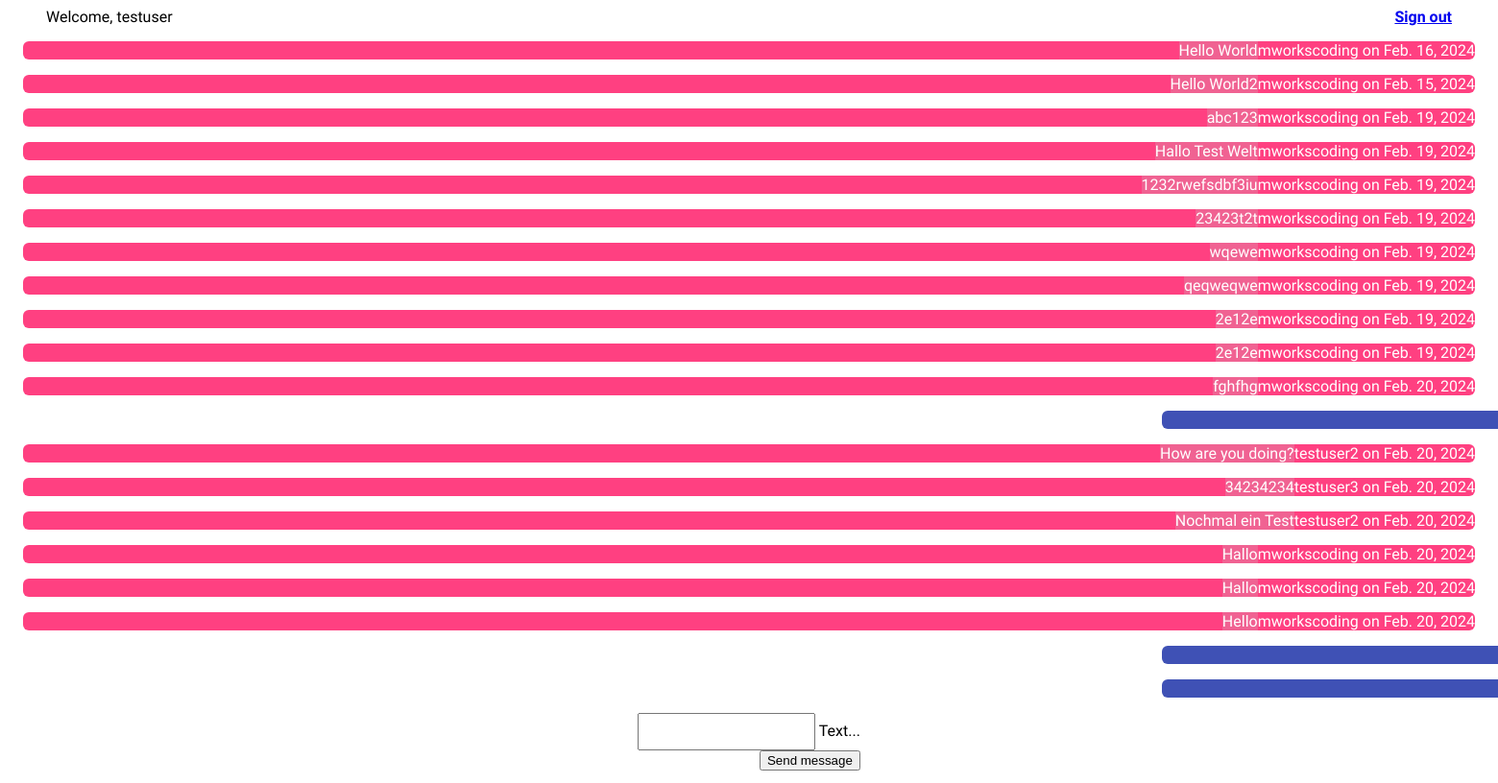
Before: /chat/ (signed in) with the older database file.
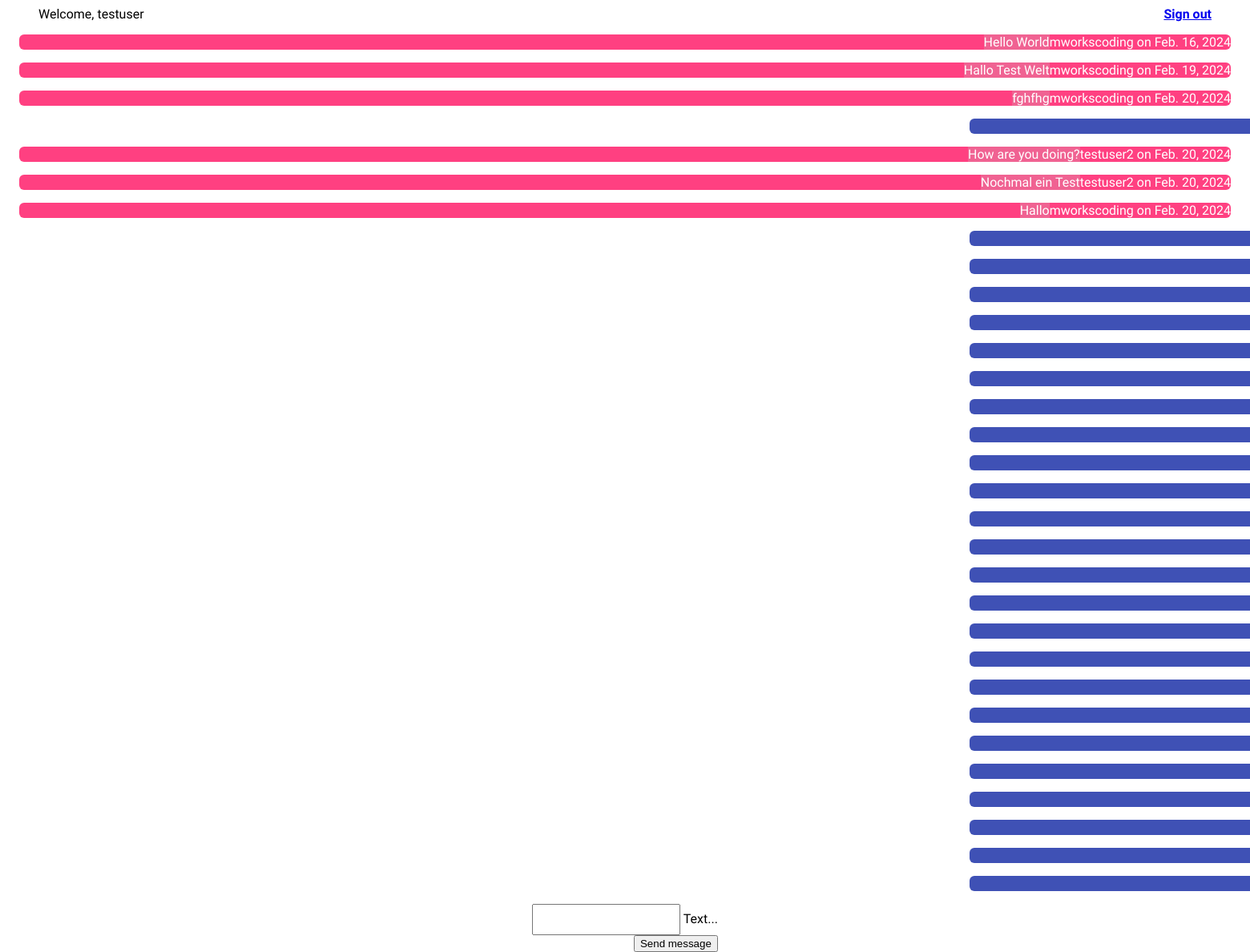
After: the same page with the newer database file.
### chat/models.py (models this page shows)
class Message(models.Model):
    text = models.CharField(max_length=500)
    created_at = models.DateField(default=date.today)
    chat = models.ForeignKey(Chat, on_delete=models.CASCADE, related_name='chat_message_set', default=None, blank=True, null=True)
    author = models.ForeignKey(settings.AUTH_USER_MODEL, on_delete=models.CASCADE, related_name='author_message_set')
    receiver = models.ForeignKey(settings.AUTH_USER_MODEL, on_delete=models.CASCADE, related_name='receiver_message_set')

### chat/views.py (the view, shortened to what this page needs)
# urls.py: path('chat/', index),
@login_required(login_url='/login/')#redirect if not logged in
def index(request):
    chatMessages = Message.objects.filter(chat__id=1)
    return render(request, 'chat/index.html', {'messages': chatMessages })

### chat/templates/chat/index.html (shortened to what this page needs)
{% extends "master.html" %} {% block content %}
<div class="chat-content">
  {% if request.user.is_authenticated %} {% for message in messages %}
  {% if message.author == request.user %}
  <div id="messageContainer">
    <div class="demo-card-square mdl-card mdl-shadow--2dp mdl-card-user">
    </div>
  </div>
  {% else %}
  <div class="demo-card-square mdl-card mdl-shadow--2dp mdl-card-not-user">
    <div class="mdl-card__supporting-text mdl-card-not-user-text">
      {{ message.text }}
    </div>
    <div class="mdl-card__actions mdl-card--border">
      <span class="mdl-card__supporting-text">
        {{ message.author.username }} on {{ message.created_at }}
      </span>
    </div>
  </div>
  {% endif %} {% endfor %}
  <div
    class="mdl-card__actions mdl-card--border mdl-card-center input-send-div"
  >
    <form onsubmit="sendMessage(); return false;" method="POST">
      <div class="mdl-textfield mdl-js-textfield mdl-textfield--floating-label">
        <input
          class="mdl-textfield__input"
          name="textmessage"
          type="text"
          id="messageField"
        />
        <label class="mdl-textfield__label" for="messageField">Text...</label>
      </div>
      <button
        class="mdl-button mdl-js-button mdl-button--raised mdl-button--colored"
      >
        Send message
      </button>
    </form>
  </div>
  {% else %}
  <p class="signin-signup mdl-card-center">
    You are not logged in. Please log in <a href="/login/"><b>here</b></a> to
    read your Messages
  </p>
</div>
{% endif %} {% endblock %}

Changed rows visible on the page:
removed Message: text "Hello World2", author.username "mworkscoding", created_at "Feb. 15, 2024"
removed Message: text "abc123", author.username "mworkscoding", created_at "Feb. 19, 2024"
removed Message: text "1232rwefsdbf3iu", author.username "mworkscoding", created_at "Feb. 19, 2024"
removed Message: text "23423t2t", author.username "mworkscoding", created_at "Feb. 19, 2024"
removed Message: text "wqewe", author.username "mworkscoding", created_at "Feb. 19, 2024"
removed Message: text "qeqweqwe", author.username "mworkscoding", created_at "Feb. 19, 2024"
removed Message: text "2e12e", author.username "mworkscoding", created_at "Feb. 19, 2024"
removed Message: text "2e12e", author.username "mworkscoding", created_at "Feb. 19, 2024"
removed Message: text "34234234", author.username "testuser3", created_at "Feb. 20, 2024"
removed Message: text "Hallo", author.username "mworkscoding", created_at "Feb. 20, 2024"
removed Message: text "Hello", author.username "mworkscoding", created_at "Feb. 20, 2024"
